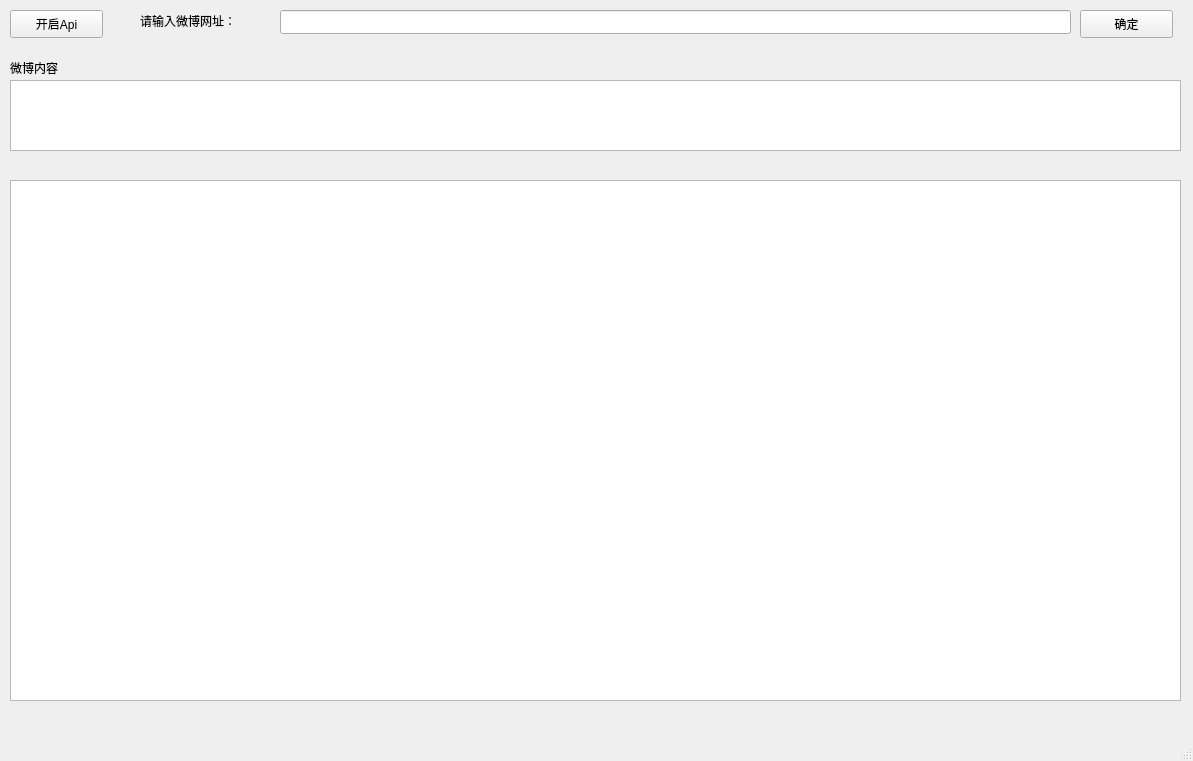
<?xml version="1.0" encoding="UTF-8"?>
<ui version="4.0">
 <class>MainWindow</class>
 <widget class="QMainWindow" name="MainWindow">
  <property name="geometry">
   <rect>
    <x>0</x>
    <y>0</y>
    <width>1193</width>
    <height>761</height>
   </rect>
  </property>
  <property name="windowTitle">
   <string>微博api获取评论工具</string>
  </property>
  <widget class="QWidget" name="centralwidget">
   <widget class="QPushButton" name="push_html">
    <property name="geometry">
     <rect>
      <x>1080</x>
      <y>10</y>
      <width>93</width>
      <height>28</height>
     </rect>
    </property>
    <property name="text">
     <string>确定</string>
    </property>
   </widget>
   <widget class="QTextBrowser" name="textBrowser">
    <property name="geometry">
     <rect>
      <x>10</x>
      <y>80</y>
      <width>1171</width>
      <height>71</height>
     </rect>
    </property>
   </widget>
   <widget class="QLineEdit" name="lineEdit">
    <property name="geometry">
     <rect>
      <x>280</x>
      <y>10</y>
      <width>791</width>
      <height>24</height>
     </rect>
    </property>
   </widget>
   <widget class="QLabel" name="label">
    <property name="geometry">
     <rect>
      <x>140</x>
      <y>10</y>
      <width>121</width>
      <height>21</height>
     </rect>
    </property>
    <property name="text">
     <string>请输入微博网址：</string>
    </property>
   </widget>
   <widget class="QLabel" name="label_5">
    <property name="geometry">
     <rect>
      <x>10</x>
      <y>60</y>
      <width>72</width>
      <height>15</height>
     </rect>
    </property>
    <property name="text">
     <string>微博内容</string>
    </property>
   </widget>
   <widget class="QPushButton" name="push_Api">
    <property name="geometry">
     <rect>
      <x>10</x>
      <y>10</y>
      <width>93</width>
      <height>28</height>
     </rect>
    </property>
    <property name="text">
     <string>开启Api</string>
    </property>
   </widget>
   <widget class="QTableView" name="tableView">
    <property name="geometry">
     <rect>
      <x>10</x>
      <y>180</y>
      <width>1171</width>
      <height>521</height>
     </rect>
    </property>
   </widget>
  </widget>
  <widget class="QMenuBar" name="menubar">
   <property name="geometry">
    <rect>
     <x>0</x>
     <y>0</y>
     <width>1193</width>
     <height>26</height>
    </rect>
   </property>
  </widget>
  <widget class="QStatusBar" name="statusbar"/>
 </widget>
 <resources/>
 <connections/>
</ui>
